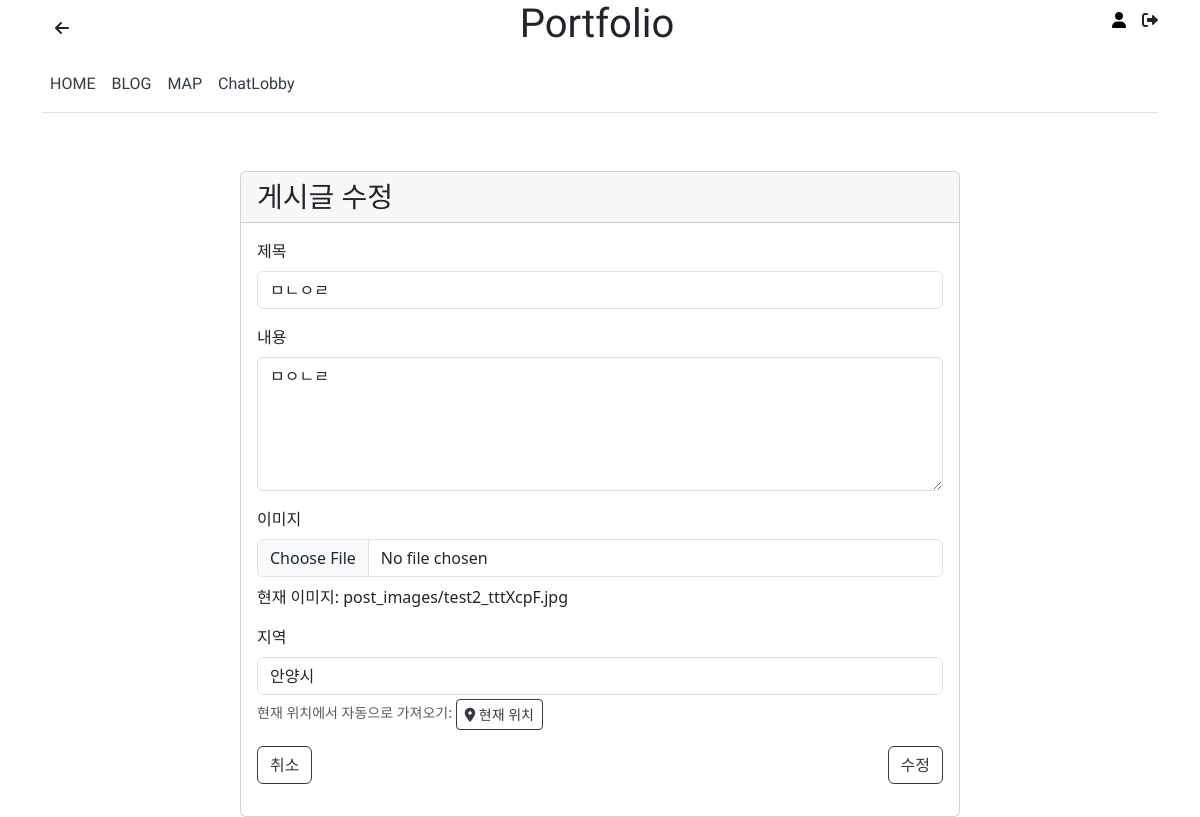
Screenshot of /post/2/edit/ (signed in) with the database file from the repository.
### main/models.py (models this page shows, shortened)
class Post(models.Model):
    title = models.CharField(max_length=200)
    content = models.TextField()
    category = models.CharField(max_length=100)  # 카테고리를 문자열로 저장
    author = models.ForeignKey(User, on_delete=models.CASCADE)
    created_at = models.DateTimeField(auto_now_add=True)
    updated_at = models.DateTimeField(auto_now=True)
    date_posted = models.DateTimeField(default=timezone.now)
    image = models.ImageField(upload_to='post_images', null=True, blank=True)
    region = models.CharField(max_length=100, null=True, blank=True)
    likes = models.ManyToManyField(User, related_name='post_likes', blank=True)

### main/views.py (the view)
# urls.py: path('post/<int:pk>/edit/', views.post_edit, name='post_edit'),
@login_required
def post_edit(request, pk):
    post = get_object_or_404(Post, pk=pk)
    if request.user != post.author:
        messages.error(request, '게시글을 수정할 권한이 없습니다.')
        return redirect('post_detail', pk=pk)
    if request.method == 'POST':
        form = PostForm(request.POST, request.FILES, instance=post)
        if form.is_valid():
            form.save()
            messages.success(request, '게시글이 수정되었습니다.')
            return redirect('post_detail', pk=pk)
    else:
        form = PostForm(instance=post)
    return render(request, 'main/post_edit.html', {
        'form': form,
        'post': post
    })

### main/forms.py
class PostForm(forms.ModelForm):
    category = forms.CharField(max_length=100, required=False, label='카테고리')
    class Meta:
        model = Post
        fields = ['title', 'content', 'image', 'region', 'category']
        widgets = {
            'title': forms.TextInput(attrs={'class': 'form-control'}),
            'content': forms.Textarea(attrs={'class': 'form-control', 'rows': 5}),
            'image': forms.FileInput(attrs={'class': 'form-control'}),
            'region': forms.TextInput(attrs={'class': 'form-control', 'readonly': True}),
            'category': forms.TextInput(attrs={'class': 'form-control', 'readonly': True}),
        }

### main/templates/main/post_edit.html (shortened to what this page needs)
{% extends 'main/base.html' %}
{% block content %}
<div class="container mt-5">
    <div class="row justify-content-center">
        <div class="col-md-8">
            <div class="card">
                <div class="card-header">
                    <h3 class="card-title mb-0">게시글 수정</h3>
                </div>
                <div class="card-body">
                    <form method="post" enctype="multipart/form-data">
                        <div class="mb-3">
                            <label for="{{ form.title.id_for_label }}" class="form-label">제목</label>
                            {{ form.title }}
                        </div>
                        <div class="mb-3">
                            <label for="{{ form.content.id_for_label }}" class="form-label">내용</label>
                            {{ form.content }}
                        </div>
                        <div class="mb-3">
                            <label for="{{ form.image.id_for_label }}" class="form-label">이미지</label>
                            {{ form.image }}
                            {% if post.image %}
                            <p class="mt-2">현재 이미지: {{ post.image.name }}</p>
                            {% endif %}
                        </div>
                        <div class="mb-3">
                            <label for="{{ form.region.id_for_label }}" class="form-label">지역</label>
                            {{ form.region }}
                            <div class="form-text">현재 위치에서 자동으로 가져오기:
                                <button type="button" id="getCurrentLocation" class="btn btn-sm btn-outline-primary">
                                    <i class="fas fa-map-marker-alt"></i> 현재 위치
                                </button>
                            </div>
                        </div>
                        <div class="d-flex justify-content-between">
                            <a href="{% url 'post_detail' post.pk %}" class="btn btn-secondary">취소</a>
                            <button type="submit" class="btn btn-primary">수정</button>
                        </div>
                    </form>
                </div>
            </div>
        </div>
    </div>
</div>
{% endblock %}

### main/templates/main/base.html (style rules this page uses)
a { text-decoration: none; color: black; }
.btn-outline-primary { color: #343a40; border-color: #343a40; background-color: transparent; }
.btn-primary { color: #343a40; border-color: #343a40; background-color: transparent; }
.btn-secondary { color: #343a40; border-color: #343a40; background-color: transparent; }

### rows the page displays
Post: title "ㅁㄴㅇㄹ", content "ㅁㅇㄴㄹ", image.name "post_images/test2_tttXcpF.jpg", region "안양시"
